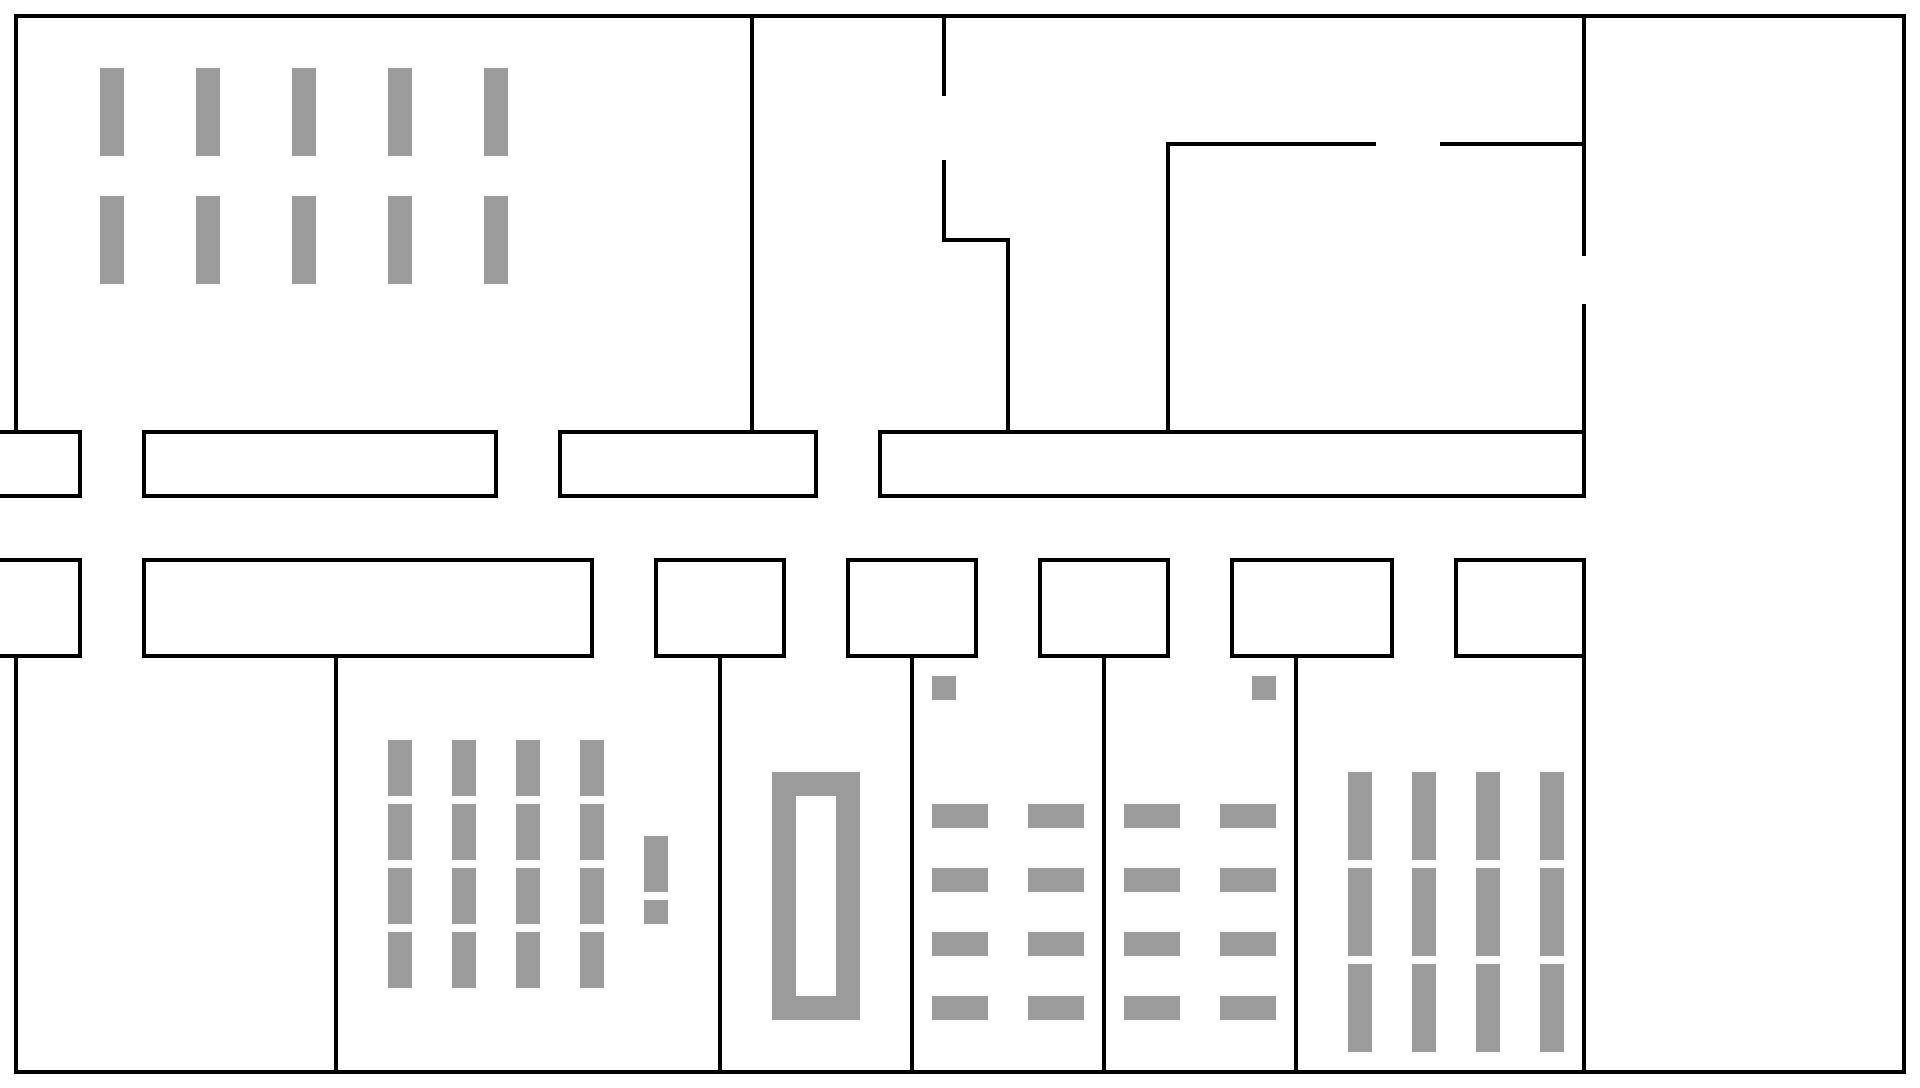

Tiled map render using the project's own tile images. Description and the map definition, with tile-layer contents summarised, below:
An orthogonal 60x34 tile map with 32x32 px tiles, 3 tile layers (floor, tables, walls) and 335 objects (35x dude, 20x door, 10x sign, 2x fire).

<map version="1.2" tiledversion="1.3.1" orientation="orthogonal" renderorder="right-down" compressionlevel="0" width="60" height="34" tilewidth="32" tileheight="32" infinite="0" nextlayerid="14" nextobjectid="458">
 <editorsettings>
  <export target="../maps/polysnack-modified-real.json" format="json" />
 </editorsettings>
 <tileset firstgid="1" name="minimal-tileset" tilewidth="32" tileheight="32" tilecount="99" columns="9">
  <image source="../maps/minimal-tileset.png" width="288" height="352" />
 </tileset>
 <layer id="1" name="floor" width="60" height="34">
  <data>[2040 cells, 2040 non-empty, 1 distinct tile ids]</data>
 </layer>
 <layer id="12" name="tables" width="60" height="34">
  <data>[2040 cells, 153 non-empty, 11 distinct tile ids]</data>
 </layer>
 <layer id="2" name="walls" width="60" height="34">
  <data>[2040 cells, 517 non-empty, 10 distinct tile ids]</data>
 </layer>
 <objectgroup id="3" name="navmesh" visible="0">
  <object id="1" x="1816" y="440" width="80" height="208" />
  <object id="2" x="84" y="424" width="55" height="16" />
  <object id="4" x="504" y="424" width="48" height="17" />
  <object id="5" x="24" y="752" width="304" height="312" />
  <object id="6" x="344" y="992" width="368" height="72" />
  <object id="7" x="728" y="768" width="40" height="256" />
  <object id="8" x="992" y="752" width="32" height="176" />
  <object id="11" x="84" y="648" width="55" height="16" />
  <object id="12" x="600" y="648" width="48" height="16" />
  <object id="13" x="792" y="648" width="48" height="16" />
  <object id="14" x="984" y="648" width="48" height="16" />
  <object id="15" x="1176" y="648" width="48" height="16" />
  <object id="16" x="1400" y="648" width="48" height="16" />
  <object id="17" x="1592" y="648" width="304" height="416" />
  <object id="18" x="1592" y="24" width="304" height="236" />
  <object id="19" x="1576" y="260" width="16" height="40" />
  <object id="20" x="952" y="24" width="120" height="80" />
  <object id="21" x="1432" y="24" width="144" height="112" />
  <object id="22" x="1176" y="152" width="400" height="272" />
  <object id="23" x="1384" y="136" width="48" height="16" />
  <object id="24" x="760" y="24" width="176" height="400" />
  <object id="25" x="936" y="104" width="16" height="48" />
  <object id="26" x="952" y="104" width="120" height="128" />
  <object id="27" x="1016" y="232" width="144" height="192" />
  <object id="28" x="936" y="248" width="64" height="176" />
  <object id="29" x="820" y="424" width="55" height="16" />
  <object id="30" x="1816" y="260" width="80" height="40" />
  <object id="31" x="1816" y="300" width="80" height="140" />
  <object id="32" x="1592" y="300" width="112" height="140" />
  <object id="33" x="1704" y="300" width="112" height="140" />
  <object id="34" x="1704" y="440" width="112" height="208" />
  <object id="35" x="1592" y="440" width="112" height="208" />
  <object id="36" x="1704" y="260" width="112" height="40" />
  <object id="37" x="1592" y="260" width="112" height="40" />
  <object id="38" x="1448" y="500" width="144" height="55" />
  <object id="39" x="1400" y="500" width="48" height="148" />
  <object id="40" x="1224" y="500" width="176" height="56" />
  <object id="41" x="1176" y="500" width="48" height="148" />
  <object id="42" x="1032" y="500" width="144" height="56" />
  <object id="43" x="984" y="500" width="48" height="148" />
  <object id="44" x="875" y="500" width="109" height="55" />
  <object id="45" x="820" y="440" width="55" height="115" />
  <object id="46" x="792" y="555" width="48" height="93" />
  <object id="47" x="648" y="501" width="144" height="54" />
  <object id="48" x="600" y="500" width="48" height="148" />
  <object id="49" x="504" y="441" width="48" height="115" />
  <object id="50" x="139" y="500" width="365" height="56" />
  <object id="51" x="0" y="500" width="84" height="56" />
  <object id="52" x="1120" y="24" width="32" height="80" />
  <object id="53" x="1192" y="24" width="192" height="112" />
  <object id="54" x="1384" y="24" width="48" height="112" />
  <object id="55" x="344" y="664" width="120" height="72" />
  <object id="56" x="608" y="664" width="32" height="72" />
  <object id="57" x="640" y="664" width="72" height="72" />
  <object id="58" x="24" y="664" width="88" height="88" />
  <object id="59" x="112" y="664" width="32" height="88" />
  <object id="60" x="144" y="664" width="184" height="88" />
  <object id="61" x="728" y="664" width="72" height="104" />
  <object id="62" x="800" y="664" width="32" height="104" />
  <object id="63" x="832" y="664" width="72" height="104" />
  <object id="64" x="960" y="664" width="32" height="88" />
  <object id="65" x="992" y="664" width="32" height="88" />
  <object id="66" x="1024" y="664" width="72" height="88" />
  <object id="70" x="1304" y="664" width="104" height="104" />
  <object id="71" x="1408" y="664" width="32" height="104" />
  <object id="72" x="1440" y="664" width="136" height="104" />
  <object id="73" x="24" y="352" width="88" height="72" />
  <object id="74" x="112" y="352" width="32" height="72" />
  <object id="75" x="144" y="352" width="80" height="72" />
  <object id="76" x="504" y="352" width="48" height="72" />
  <object id="77" x="552" y="352" width="192" height="72" />
  <object id="78" x="84" y="440" width="55" height="208" />
  <object id="79" x="1072" y="24" width="48" height="80" />
  <object id="80" x="1072" y="104" width="48" height="128" />
  <object id="81" x="1120" y="136" width="40" height="96" />
  <object id="82" x="1152" y="24" width="40" height="80" />
  <object id="83" x="1120" y="104" width="72" height="32" />
  <object id="208" x="552" y="500" width="48" height="56" />
  <object id="234" x="464" y="664" width="144" height="72" />
  <object id="235" x="344" y="736" width="40" height="256" />
  <object id="236" x="416" y="736" width="32" height="256" />
  <object id="237" x="480" y="736" width="32" height="256" />
  <object id="238" x="544" y="736" width="32" height="256" />
  <object id="239" x="608" y="736" width="104" height="96" />
  <object id="240" x="672" y="832" width="40" height="96" />
  <object id="241" x="608" y="832" width="32" height="96" />
  <object id="242" x="608" y="928" width="104" height="64" />
  <object id="245" x="864" y="768" width="40" height="256" />
  <object id="246" x="768" y="1024" width="96" height="40" />
  <object id="250" x="728" y="1024" width="40" height="40" />
  <object id="251" x="864" y="1024" width="40" height="40" />
  <object id="256" x="920" y="752" width="72" height="48" />
  <object id="257" x="1024" y="752" width="72" height="48" />
  <object id="258" x="920" y="832" width="72" height="32" />
  <object id="259" x="1024" y="832" width="72" height="32" />
  <object id="260" x="1024" y="896" width="72" height="32" />
  <object id="261" x="920" y="896" width="72" height="32" />
  <object id="262" x="920" y="960" width="72" height="32" />
  <object id="263" x="920" y="1024" width="72" height="40" />
  <object id="264" x="1024" y="1024" width="72" height="40" />
  <object id="265" x="1024" y="960" width="72" height="32" />
  </objectgroup>
 <objectgroup id="13" name="fires" visible="0">
  <!-- 179 objects omitted --></objectgroup>
 <objectgroup id="4" name="physical-walls" visible="0">
  <!-- 177 objects omitted --></objectgroup>
 <objectgroup id="10" name="despawn-zones" visible="0">
  <!-- 145 objects omitted --></objectgroup>
 <objectgroup id="11" name="obstacles" visible="0">
  <!-- 144 objects omitted --></objectgroup>
 <objectgroup id="5" name="doors" visible="0">
  <!-- 106 objects omitted --></objectgroup>
 <objectgroup id="6" name="dudes" visible="0">
  <!-- 86 objects omitted --></objectgroup>
 <objectgroup id="8" name="signs">
  <!-- 10 objects omitted --></objectgroup>
</map>
<!-- 234 of 335 objects omitted -->